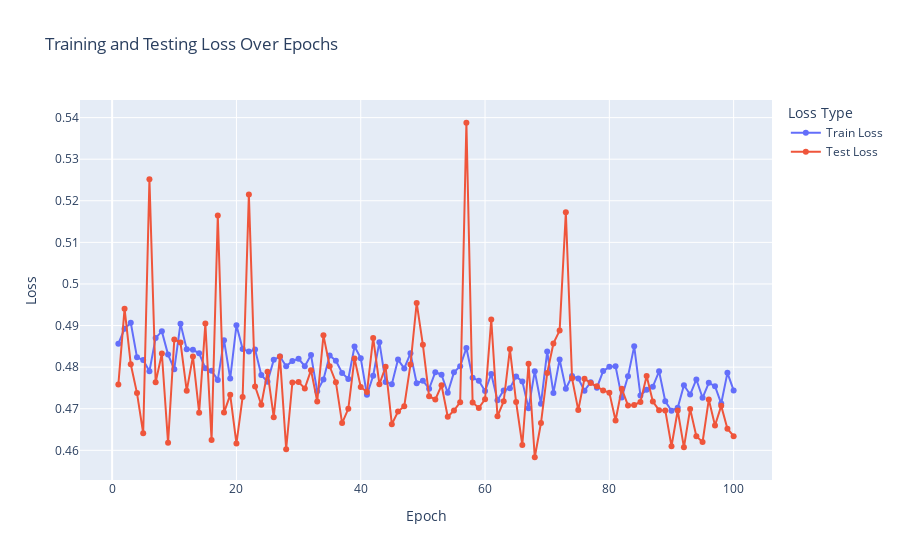

Notebook code for this chart:
### Code cell
import torch
import plotly.graph_objects as go
import plotly.offline as pyo
from tqdm import tqdm
# compare the trainloss and testloss for each epoch

train_losses = []
test_losses = []

best_test_loss = float('inf')

for epoch in range(epochs):
    core_model.train()
    total_train_loss = 0.0
    total_test_loss = 0.0

    for inputs, labels in tqdm(train_dataloader, desc=f"Epoch {epoch + 1}/{epochs} - Training", leave=False):
        inputs, labels = inputs.to(device), labels.to(device)
        optimizer.zero_grad()
        outputs = core_model(inputs)
        loss = criterion(outputs, labels)
        loss.backward()
        optimizer.step()
        total_train_loss += loss.item()
    core_model.eval() 
    with torch.no_grad():
        for inputs, labels in tqdm(test_dataloader, leave=False):
            inputs, labels = inputs.to(device), labels.to(device)
            outputs = core_model(inputs)
            loss = criterion(outputs, labels)
            total_test_loss += loss.item()

    average_train_loss = total_train_loss / len(train_dataloader)
    average_test_loss = total_test_loss / len(test_dataloader)
    train_losses.append(average_train_loss)
    test_losses.append(average_test_loss)
    if average_test_loss < best_test_loss:
        best_test_loss = average_test_loss
        torch.save(core_model.state_dict(), 'best_model.pth')


    #print(f"Epoch [{epoch + 1}/{epochs}] - Train Loss: {average_train_loss:.4f}, Test Loss: {average_test_loss:.4f}")
fig = go.Figure()
fig.add_trace(go.Scatter(x=list(range(1, epochs+1)), y=train_losses, mode='lines+markers', name='Train Loss'))
fig.add_trace(go.Scatter(x=list(range(1, epochs+1)), y=test_losses, mode='lines+markers', name='Test Loss'))
fig.update_layout(title='Training and Testing Loss Over Epochs', xaxis_title='Epoch', yaxis_title='Loss', legend_title='Loss Type')
pyo.iplot(fig)

### Figure 1 — Plotly figure (JSON) as saved in the notebook; plotly's stock layout.template omitted (floating-point values rounded to 4 significant figures)
{"data": [{"mode": "lines+markers", "name": "Train Loss", "type": "scatter", "x": [1, 2, 3, 4, 5, 6, 7, 8, 9, 10, 11, 12, 13, 14, 15, 16, 17, 18, 19, 20, 21, 22, 23, 24, 25, 26, 27, 28, 29, 30, 31, 32, 33, 34, 35, 36, 37, 38, 39, 40, 41, 42, 43, 44, 45, 46, 47, 48, 49, 50, 51, 52, 53, 54, 55, 56, 57, 58, 59, 60, 61, 62, 63, 64, 65, 66, 67, 68, 69, 70, 71, 72, 73, 74, 75, 76, 77, 78, 79, 80, 81, 82, 83, 84, 85, 86, 87, 88, 89, 90, 91, 92, 93, 94, 95, 96, 97, 98, 99, 100], "y": [0.4856, 0.4892, 0.4907, 0.4823, 0.4817, 0.479, 0.487, 0.4886, 0.483, 0.4795, 0.4905, 0.4843, 0.4842, 0.4833, 0.4797, 0.4791, 0.4769, 0.4865, 0.4773, 0.4901, 0.4843, 0.4837, 0.4842, 0.4781, 0.4765, 0.4817, 0.4825, 0.4802, 0.4815, 0.482, 0.4802, 0.4829, 0.4742, 0.4771, 0.4828, 0.4815, 0.4786, 0.4772, 0.485, 0.4822, 0.4734, 0.4779, 0.486, 0.4765, 0.4759, 0.4818, 0.4797, 0.4833, 0.4761, 0.4767, 0.4748, 0.4788, 0.4782, 0.4738, 0.4787, 0.4802, 0.4846, 0.4774, 0.4767, 0.4742, 0.4783, 0.472, 0.4744, 0.4749, 0.4777, 0.4766, 0.4701, 0.479, 0.4712, 0.4838, 0.4738, 0.4818, 0.4748, 0.4779, 0.4772, 0.4743, 0.4764, 0.4751, 0.479, 0.4801, 0.4802, 0.4727, 0.4778, 0.485, 0.4732, 0.4746, 0.4753, 0.479, 0.4718, 0.4695, 0.4702, 0.4757, 0.4734, 0.477, 0.4726, 0.4762, 0.4754, 0.4712, 0.4786, 0.4744]}, {"mode": "lines+markers", "name": "Test Loss", "type": "scatter", "x": [1, 2, 3, 4, 5, 6, 7, 8, 9, 10, 11, 12, 13, 14, 15, 16, 17, 18, 19, 20, 21, 22, 23, 24, 25, 26, 27, 28, 29, 30, 31, 32, 33, 34, 35, 36, 37, 38, 39, 40, 41, 42, 43, 44, 45, 46, 47, 48, 49, 50, 51, 52, 53, 54, 55, 56, 57, 58, 59, 60, 61, 62, 63, 64, 65, 66, 67, 68, 69, 70, 71, 72, 73, 74, 75, 76, 77, 78, 79, 80, 81, 82, 83, 84, 85, 86, 87, 88, 89, 90, 91, 92, 93, 94, 95, 96, 97, 98, 99, 100], "y": [0.4758, 0.4941, 0.4807, 0.4738, 0.4641, 0.5252, 0.4763, 0.4833, 0.4618, 0.4867, 0.4859, 0.4743, 0.4826, 0.4691, 0.4905, 0.4625, 0.5165, 0.4691, 0.4733, 0.4616, 0.4728, 0.5215, 0.4754, 0.4709, 0.4789, 0.468, 0.4826, 0.4603, 0.4763, 0.4764, 0.4749, 0.4793, 0.4717, 0.4876, 0.4802, 0.4764, 0.4665, 0.47, 0.4821, 0.4752, 0.474, 0.487, 0.4759, 0.4801, 0.4663, 0.4693, 0.4706, 0.4806, 0.4954, 0.4854, 0.473, 0.4722, 0.4756, 0.4681, 0.4696, 0.4716, 0.5388, 0.4715, 0.4702, 0.4723, 0.4914, 0.4682, 0.4718, 0.4844, 0.4716, 0.4613, 0.4808, 0.4583, 0.4666, 0.4786, 0.4857, 0.4888, 0.5172, 0.4773, 0.4697, 0.4772, 0.4762, 0.4754, 0.4744, 0.4739, 0.4672, 0.4748, 0.4708, 0.4709, 0.4716, 0.4779, 0.4717, 0.4696, 0.4696, 0.461, 0.4696, 0.4607, 0.4699, 0.4634, 0.462, 0.4722, 0.466, 0.4707, 0.4652, 0.4634]}], "layout": {"legend": {"title": {"text": "Loss Type"}}, "title": {"text": "Training and Testing Loss Over Epochs"}, "xaxis": {"title": {"text": "Epoch"}}, "yaxis": {"title": {"text": "Loss"}}}}
